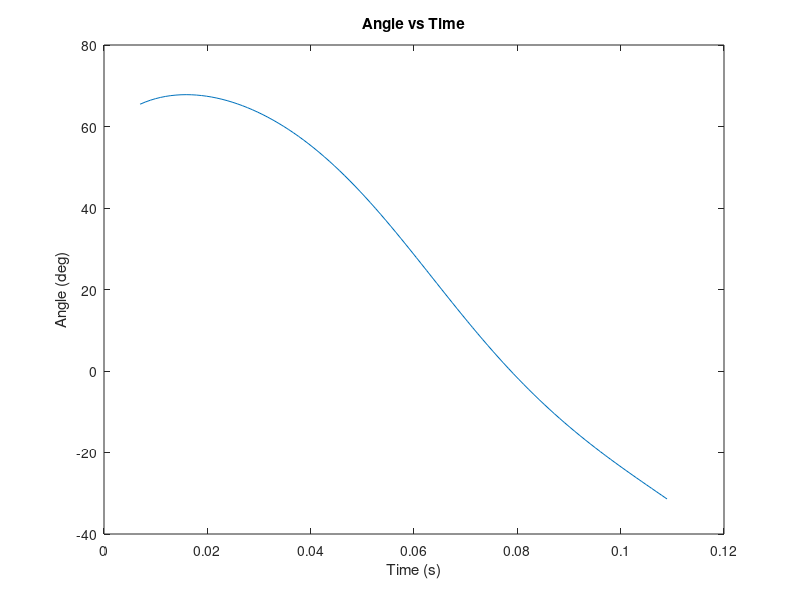
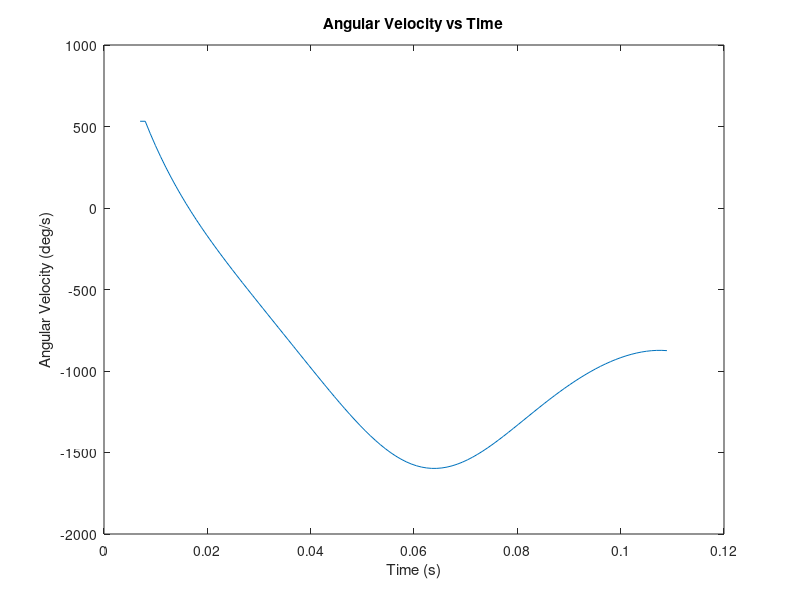
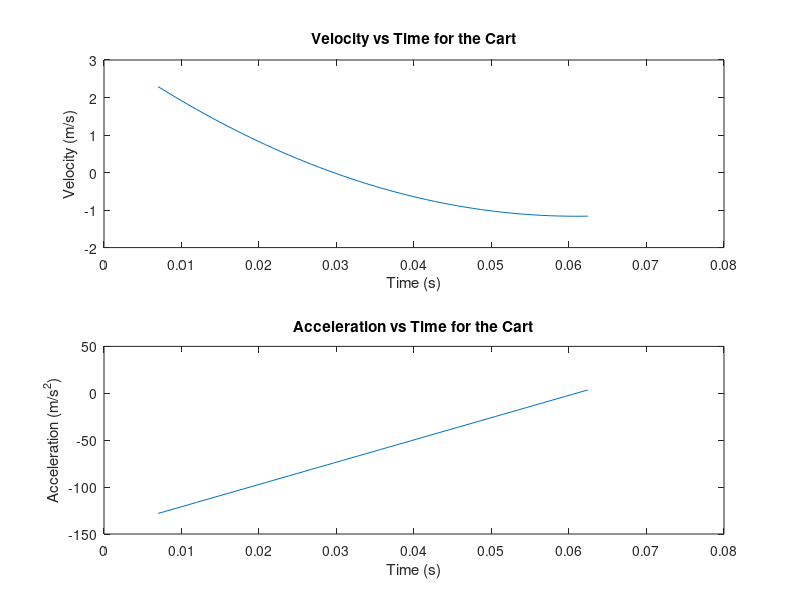

The MATLAB script that drew these images, in order:
%% Shaggy Head Angle

    %Set up
    clear all ;
    t(1) = .233 ;
    ii = 2 ;
    
    %Conversion factor from video seconds to real seconds
    tc = .137 / 4.567 ;
    lc = .0254 / 30.4 ;

    %Position in the x-direction constants
    a1 = -5.849 ;
    b1 = 30.28 ;
    c1 = -22.19 ;
    d1 = 36.08 ;

    %Position in the y-direction constants
    a2 = 6.829 ;
    b2 = -48.88 ;
    c2 = 58.34 ;
    d2 = 60.15 ;
    
    %Position of head in x and y coordinates relative to shoulder 
    r_y(1) = a2 * t(1)^3 + b2 * t(1)^2 + c2 * t(1) + d2  ;
    r_x(1) = a1 * t(1)^3 + b1 * t(1)^2 + c1 * t(1) + d1 ;
    theta(1) = atand( r_y(1) / r_x(1) ) ;


    %Angle of Shaggy's head relative to the horizontal
    while t(ii-1) < 3.6
        
        t(ii) = t(ii-1) + .033 ;
        r_y = a2 * t(ii)^3 + b2 * t(ii)^2 + c2 * t(ii) + d2 ;
        r_x = a1 * t(ii)^3 + b1 * t(ii)^2 + c1 * t(ii) + d1 ;

        theta(ii) = atand( r_y / r_x ) ;

        ii = ii + 1 ;

    end

    %graph of the angle vs time
    t_c = t * tc ;
    plot( t_c , theta )
    title( 'Angle vs Time' )
    xlabel( 'Time (s)' )
    ylabel( 'Angle (deg)' )
    
    %finding the total change in theta
    theta_max = max(theta) ;
    theta_min = min(theta) ;
    delta_theta = theta_max - theta_min ;
    disp( [ 'The maximum angular displacement was ' , num2str( delta_theta ) , ' degrees' ] )
    
%% Angular velocity 
kk = 2 ;
while kk < ii
    omega(kk) = (theta( kk ) - theta( kk - 1 )) / ( .033 * tc ) ;
    kk = kk + 1 ;
end

%This isn't an accurate piece of data but it makes the graph less weird
%looking than when it the first point is 0. There will be a missing point
%because I need a value on either side to calculate a difference. 
omega(1) = omega(2) ;

%graph of omega vs time
figure
plot( t_c , omega )
title( 'Angular Velocity vs Time' )
ylabel( 'Angular Velocity (deg/s)' )
xlabel( 'Time (s)' )

%finding max angular velocity
max_omega = max( abs( omega ) ) ;
disp( [ 'The maximum angular velocity was ' , num2str( max_omega ) , ' deg/s' ] )
    
%% Cart velocity
    
    %Constants for Cart kinematics
    ac = 12.79 ;
    bc = -77.91 ;
    cc = 116.4 ;
    dc = 35.23 ;
    
    %Counter begins at 2 
    jj = 2 ;
    
    %time begins at .233 subjective seconds
    t2(1) = .233 ;
    
    %Initial velocities of v and a
    v_c(1) = ( 3 * ac * t2(1)^2 + 2 * bc * t2(1) + cc )  ;
    a_c(1) = ( 6 * ac * t2(1) + 2 * bc ) ;
    
     while t2(jj-1) + .033 < 2.1 %calculates v and a from .233 to 2.1 subjective seconds
         
        t2(jj) = t2(jj-1) + .033 ;
        v_c(jj) = ( 3 * ac * t2(jj)^2 + 2 * bc * t2(jj) + cc )  ;
        a_c(jj) = ( 6 * ac * t2(jj) + 2 * bc ) ;

        jj = jj + 1 ;
        

     end
     
     %Applying conversion factors to fix scales and values 
     t2_c = t2 * tc ;
     v_cc = v_c * ( lc / tc ) ;
     a_cc = a_c * ( lc / tc^2 ) ;
     
     %Acceleration and Velocity graphs
     figure
     subplot( 2 , 1 , 1 )
     plot( t2_c , v_cc )
     title( 'Velocity vs Time for the Cart' )
     xlabel( 'Time (s)' )
     ylabel( 'Velocity (m/s)' )
     subplot( 2 , 1 , 2 ) , plot( t2_c , a_cc )
     title( 'Acceleration vs Time for the Cart' )
     xlabel( 'Time (s)' )
     ylabel( 'Acceleration (m/s^2)' )
     
     %Finding intitial and final velocity as well as the maximum
     %acceleration
     v_initial = v_cc(1) ;
     v_final = v_cc(jj-1) ;
     disp( [ 'The velocity before the collision was ' , num2str( v_initial ) , ' m/s' ] );
     disp( [ 'The velocity after the collision was ' , num2str( v_final ) , ' m/s' ] );
     a_max = max( abs( a_cc ) ) ;
     disp( [ 'The maximum acceleration was ' , num2str( a_max ) , ' m/s^2' ] )
     
%% Force, Work, Restitution
    %given
    m = 2.4927 ;
    g = 9.8 ;

    %Crush of the bumper
    whole = 61.65 * lc;
    crushed = 33.00 * lc ;
    crush = whole - crushed ;
    disp( [ 'The bumpered was crushed ' , num2str( crush ) , ' meters' ] )
    
    %Coeffecient of restitution
    e = abs( v_final ) / abs ( v_initial ) ;
    disp( [ 'The coeffecient of restitution is ' , num2str( e ) ] )
    
    %Max force 
    f_max = m * a_max ;
    disp( [ 'The maximum force is ' , num2str( f_max ) , ' N' ] )
    
    %Work
    % Work is the the difference in between the final and initial energy
    % states. It can be calculated as an integral of force dotted with
    % displacement. Or more easily we can calculate it by knowing that the
    % bumper was the only thing that slowed the cart. This means that the
    % work done by the bumper will explain all of the difference in kinetic
    % energy between each state
    % work_stop = E_2 - E_1
    % work_reform = E_3 - E_2
    % E_1 is kinetic energy before collision
    % E_2 is kinetic energy at the wall
    % E_3 is kinetic energy after the collision
    
    %Kinetic energy at all states
    E_1 = .5 * m * v_initial^2 ;
    E_2 = 0 ;
    E_3 = .5 * m * v_final^2 ;
    
    %Work done by bumper during deformation then reformation
    work_1 = E_2 - E_1 ;
    work_2 = E_3 - E_2 ;
    work = abs( work_1 ) + abs( work_2 ) ;
    disp( [ 'The work done by the bumper was ' , num2str( work ) , ' joules' ] )
    
    
    
      
     
    
    
